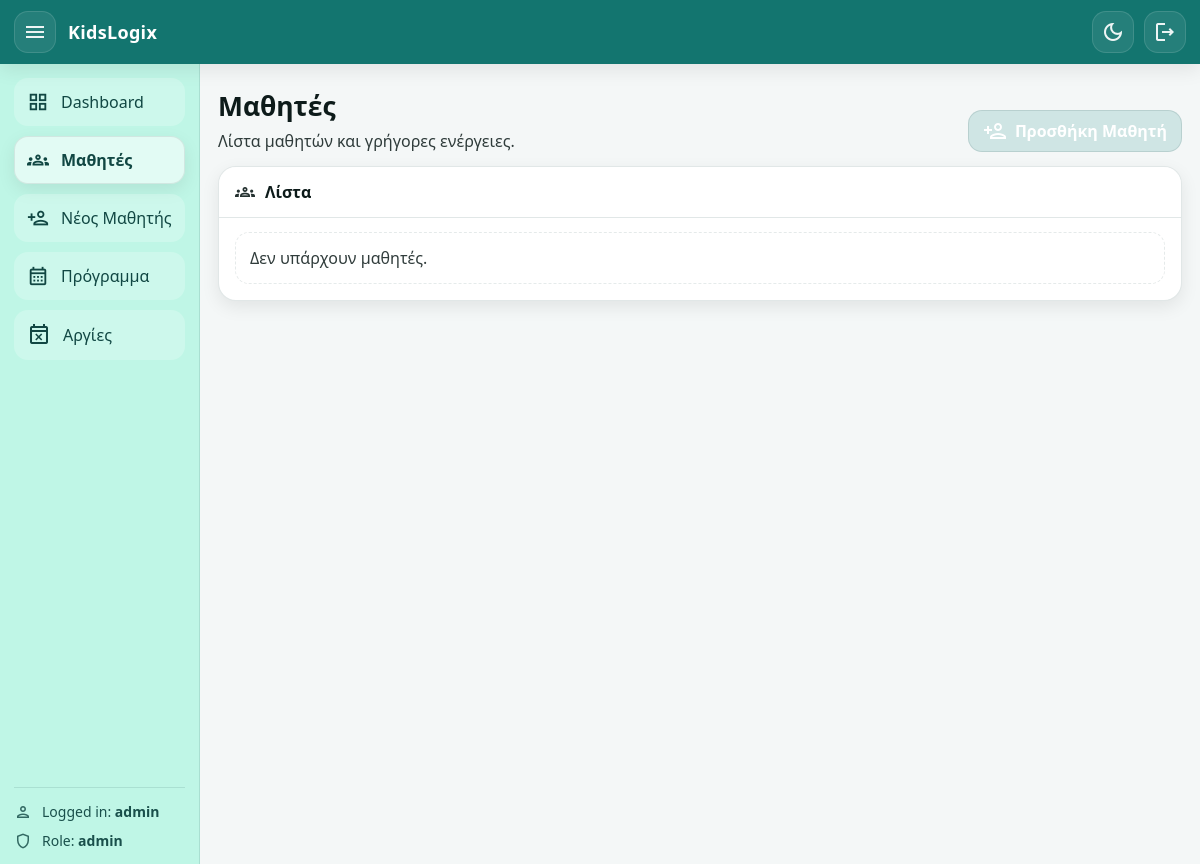
The page /students (signed in) on the database as committed earlier.
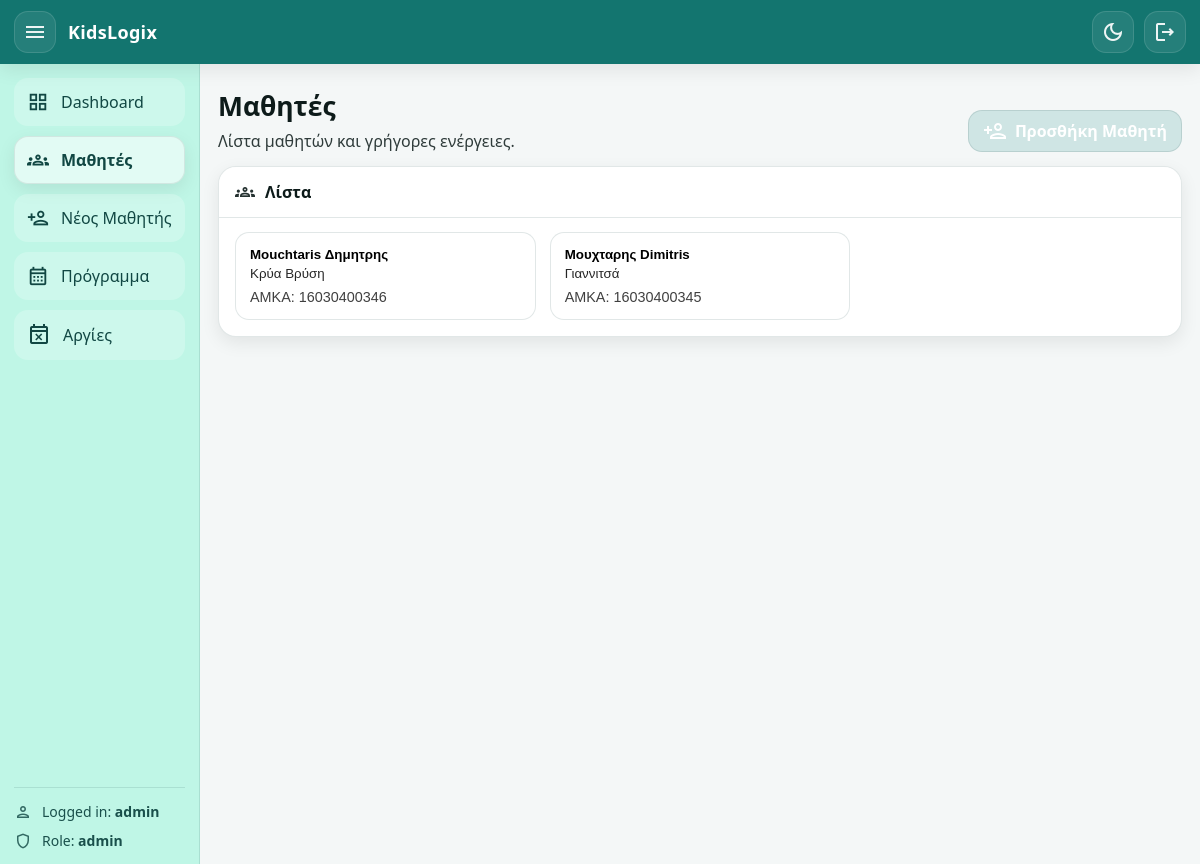
The same page on the database as committed later.
### app/models.py (models this page shows, shortened)
class User(Base):
    __tablename__ = "users"
    id: Mapped[int] = mapped_column(Integer, primary_key=True, autoincrement=True)
    username: Mapped[str] = mapped_column(String(60), unique=True, nullable=False)
    password_hash: Mapped[str] = mapped_column(String(255), nullable=False)
    role: Mapped[str] = mapped_column(String(20), nullable=False, default="admin")
    is_active: Mapped[int] = mapped_column(Integer, nullable=False, default=1)

class Student(Base):
    __tablename__ = "students"
    amka: Mapped[str] = mapped_column(String(20), primary_key=True)
    center: Mapped[str] = mapped_column(
        String(20),
        nullable=False,
        default="Giannitsa",  # Giannitsa / KryaVrisi
    )
    first_name: Mapped[str] = mapped_column(String(60), nullable=False)
    last_name: Mapped[str] = mapped_column(String(60), nullable=False)
    date_of_birth: Mapped[date | None] = mapped_column(Date, nullable=True)
    parent_name: Mapped[str | None] = mapped_column(String(120), nullable=True)
    parent_phone: Mapped[str | None] = mapped_column(String(30), nullable=True)
    assessment_expiry_date: Mapped[date | None] = mapped_column(Date, nullable=True)
    admin_comment: Mapped[str | None] = mapped_column(String(1000), nullable=True)
    created_at: Mapped[datetime] = mapped_column(
        DateTime, default=datetime.utcnow, nullable=False
    )
    services: Mapped[list["StudentService"]] = relationship(
        back_populates="student",
        cascade="all, delete-orphan",
    )
    appointments: Mapped[list["Appointment"]] = relationship(
        back_populates="student",
        cascade="all, delete-orphan",
    )
    payments: Mapped[list["Payment"]] = relationship(
        back_populates="student",
        cascade="all, delete-orphan",
    )

### app/routers/web.py (the view)
@router.get("/students", response_class=HTMLResponse)
def students_page(
    request: Request,
    center: str | None = None,
    db: Session = Depends(get_db),
    user: User = Depends(get_current_user),
):
    center_norm = normalize_center(center) if center else None
    q = db.query(Student)
    if center_norm:
        q = q.filter(Student.center == center_norm)
    students = q.order_by(Student.last_name.asc(), Student.first_name.asc()).all()
    return templates.TemplateResponse(
        "students.html",
        {
            "request": request,
            "user": user,
            "page": "students",
            "students": students,
            "centers": CENTERS,
        },
    )

### app/templates/students.html (shortened to what this page needs)
{% extends "base.html" %}
{% block content %}
<div class="page-head">
  <div>
    <h1 class="page-title">Μαθητές</h1>
    <p class="page-subtitle">Λίστα μαθητών και γρήγορες ενέργειες.</p>
  </div>
  <div class="page-actions">
    <a class="btn btn-primary" href="/students/new">
      <span class="material-icons-outlined">person_add</span>
      Προσθήκη Μαθητή
    </a>
  </div>
</div>
<div class="card">
  <div class="card-head">
    <div class="card-title">
      <span class="material-icons-outlined">groups</span>
      <h2>Λίστα</h2>
    </div>
  </div>
  <div class="card-body">
    {% if students and students|length > 0 %}
      <div class="student-cards">
        {% for st in students %}
          <button
            type="button"
            class="student-mini"
            data-amka="{{ st.amka }}"
            data-name="{{ st.full_name }}"
            data-center="{{ centers.get(st.center, st.center) }}"
            data-parent="{{ st.parent_name or '-' }}"
            data-phone="{{ st.parent_phone or '-' }}"
            data-exp="{{ fmt_date_gr(st.assessment_expiry_date) }}"
          >
            <div class="mini-title">{{ st.full_name }}</div>
            <div class="mini-sub">{{ centers.get(st.center, st.center) }}</div>
            <div class="mini-meta">AMKA: {{ st.amka }}</div>
          </button>
        {% endfor %}
      </div>
    {% else %}
      <div class="empty-state">Δεν υπάρχουν μαθητές.</div>
    {% endif %}
  </div>
</div>
{% endblock %}

### app/templates/base.html (shortened to what this page needs)
<!doctype html>
<html lang="el" data-theme="light">
<head>
  <link rel="stylesheet" href="/static/style.css?v=6" />
</head>
<body>
  <div class="app-shell">
    <header class="topbar">
      <div class="topbar-left">
        <button class="icon-btn topbar-btn" id="sidebarToggle" type="button" aria-label="Toggle sidebar">
          <span class="material-icons-outlined">menu</span>
        </button>
        <div class="brand">
          <span class="brand-title">KidsLogix</span>
        </div>
      </div>
      <div class="topbar-right">
        <button class="icon-btn topbar-btn" id="themeToggle" type="button" aria-label="Toggle dark mode" title="Dark mode">
          <span class="material-icons-outlined" id="themeIcon">dark_mode</span>
        </button>
        <a class="icon-btn topbar-btn" href="/auth/logout" aria-label="Logout" title="Logout">
          <span class="material-icons-outlined">logout</span>
        </a>
      </div>
    </header>
    <div class="layout">
      <aside class="sidebar" id="sidebar">
        <nav class="nav">
          {% set path = request.url.path %}
          <a class="nav-item {% if path == '/' %}active{% endif %}" href="/">
            <span class="material-icons-outlined nav-ic">grid_view</span>
            <span class="nav-txt">Dashboard</span>
          </a>
          <a class="nav-item {% if path.startswith('/students') and path != '/students/new' %}active{% endif %}" href="/students">
            <span class="material-icons-outlined nav-ic">groups</span>
            <span class="nav-txt">Μαθητές</span>
          </a>
          <a class="nav-item {% if path == '/students/new' %}active{% endif %}" href="/students/new">
            <span class="material-icons-outlined nav-ic">person_add</span>
            <span class="nav-txt">Νέος Μαθητής</span>
          </a>
          <a class="nav-item {% if path.startswith('/schedule') %}active{% endif %}" href="/schedule">
            <span class="material-icons-outlined nav-ic">calendar_month</span>
            <span class="nav-txt">Πρόγραμμα</span>
          </a>
          <a class="nav-item {% if page=='holidays' %}active{% endif %}" href="/holidays">
            <span class="material-icons-outlined">event_busy</span>
            <span>Αργίες</span>
          </a>
        </nav>
        <div class="sidebar-footer">
          <div class="meta-row">
            <span class="material-icons-outlined">person</span>
            <span>Logged in: <b>{{ user.username if user else '-' }}</b></span>
          </div>
          <div class="meta-row">
            <span class="material-icons-outlined">shield</span>
            <span>Role: <b>{{ user.role if user else '-' }}</b></span>
          </div>
        </div>
      </aside>
      <main class="content">
        {% block content %}{% endblock %}
      </main>
    </div>
  </div>
</body>
</html>

Rows that differ between the two databases and show on the page:
added Student: full_name "Mouchtaris Δημητρης", get "Κρύα Βρύση", amka "16030400346"
added Student: full_name "Μουχταρης Dimitris", get "Γιαννιτσά", amka "16030400345"
Other text that changed with them:
text no longer shown: "Δεν υπάρχουν μαθητές."
